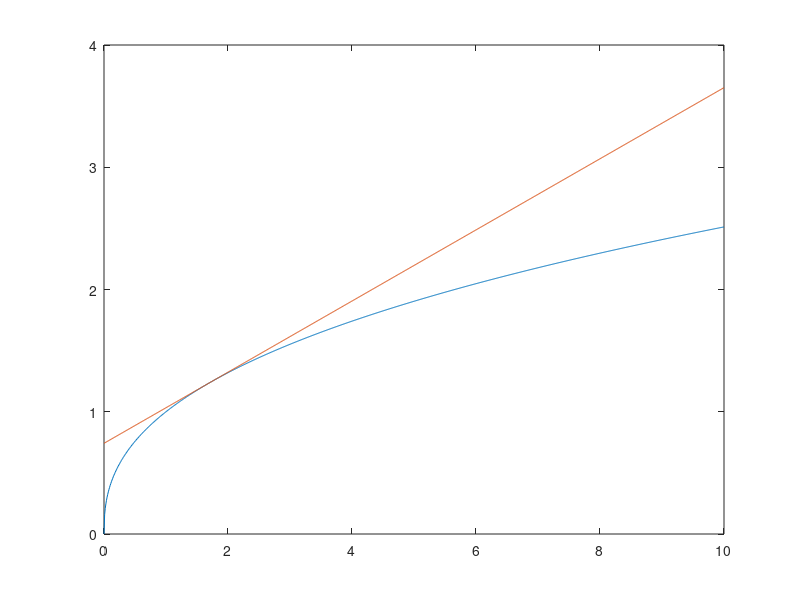

Reproduce this figure in MATLAB.

function GrapheEuler

racine=2.5;
point=1.7;

t=0:0.01:10;
y=t.^(1/racine);
z=(t-point)/(racine*point^(1-1/racine))+point^(1/racine);

plot(t,y,t,z)

end